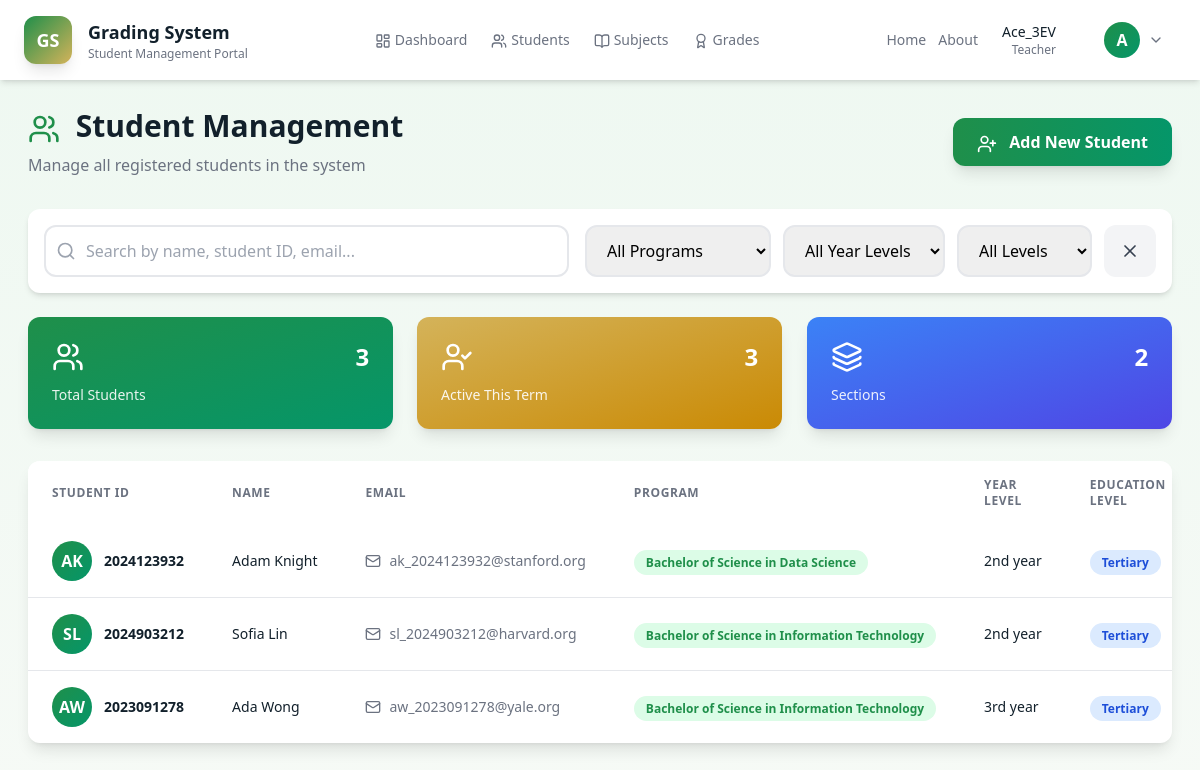
The app's page /students (signed in) with its own data.
### tables this page shows
CREATE TABLE students (
        id INTEGER PRIMARY KEY AUTOINCREMENT,
        student_id TEXT UNIQUE NOT NULL,
        first_name TEXT NOT NULL,
        last_name TEXT NOT NULL,
        email TEXT UNIQUE NOT NULL,
        section TEXT NOT NULL,
        year_level TEXT NOT NULL,
        education_level TEXT NOT NULL DEFAULT 'Secondary',
        created_at TIMESTAMP DEFAULT CURRENT_TIMESTAMP
    , school_year TEXT DEFAULT "", teacher_id INTEGER DEFAULT NULL);

### app.py (the view)
@app.route('/students')
@login_required
def students():
    conn = get_db()
    edu_level = session.get('education_level')
    is_admin = session.get('role') == 'admin'
    teacher_id = session.get('user_id')
    if is_admin or not edu_level:
        students = conn.execute('SELECT * FROM students ORDER BY last_name, first_name').fetchall()
    else:
        students = conn.execute('SELECT * FROM students WHERE education_level = ? AND teacher_id = ? ORDER BY last_name, first_name', (edu_level, teacher_id)).fetchall()
    conn.close()
    students_list = [dict(student) for student in students]
    return render_template('students.html', students=students_list)

### app.py (called while the page is built)
def get_db():
    conn = sqlite3.connect(app.config['DATABASE'])
    conn.row_factory = sqlite3.Row
    return conn

def login_required(f):
    @wraps(f)
    def decorated_function(*args, **kwargs):
        if 'user_id' not in session:
            flash('Please log in to access this page.', 'warning')
            return redirect(url_for('login'))
        return f(*args, **kwargs)
    return decorated_function

### templates/students.html (shortened to what this page needs)
{% extends "base.html" %}  {% block content %}
<div class="p-7">
  <div class="max-w-[1400px] mx-auto">
    <header class="mb-8 animate-slide-down">
      <div
        class="flex flex-col sm:flex-row items-start sm:items-center justify-between gap-4"
      >
        <div>
          <h1 class="text-3xl font-bold text-text-dark mb-2">
            <i
              data-lucide="users"
              class="w-8 h-8 inline mr-2 text-primary-green"
            ></i>
            Student Management
          </h1>
          <p class="text-text-muted">
            Manage all registered students in the system
          </p>
        </div>
        <a
          href="{{ url_for('add_student') }}"
          class="px-6 py-3 bg-gradient-to-r from-primary-green to-emerald-600 text-white font-semibold rounded-xl shadow-lg hover:shadow-2xl transform hover:-translate-y-1 transition-all duration-300"
        >
          <i data-lucide="user-plus" class="w-5 h-5 inline mr-2"></i>
          Add New Student
        </a>
      </div>
    </header>
    <div class="bg-white rounded-xl p-4 shadow-md mb-6 animate-slide-up">
      <div class="flex flex-col md:flex-row gap-4">
        <div class="flex-1">
          <div class="relative">
            <i
              data-lucide="search"
              class="w-5 h-5 absolute left-3 top-1/2 transform -translate-y-1/2 text-gray-400"
            ></i>
            <input
              type="text"
              id="searchInput"
              placeholder="Search by name, student ID, email..."
              class="w-full pl-10 pr-4 py-3 border-2 border-gray-200 rounded-xl focus:border-primary-green focus:ring-2 focus:ring-primary-green/20 outline-none transition-all duration-200"
            />
          </div>
        </div>
        <div class="flex gap-3">
          <select
            id="sectionFilter"
            class="px-4 py-3 border-2 border-gray-200 rounded-xl focus:border-primary-green outline-none"
          >
            <option value="">All Programs</option>
          </select>
          <select
            id="yearLevelFilter"
            class="px-4 py-3 border-2 border-gray-200 rounded-xl focus:border-primary-green outline-none"
          >
            <option value="">All Year Levels</option>
          </select>
          <select
            id="educationLevelFilter"
            class="px-4 py-3 border-2 border-gray-200 rounded-xl focus:border-primary-green outline-none"
          >
            <option value="">All Levels</option>
          </select>
          <button
            onclick="clearFilters()"
            class="px-4 py-3 bg-gray-100 text-gray-700 rounded-xl hover:bg-gray-200 transition-colors font-medium"
          >
            <i data-lucide="x" class="w-5 h-5"></i>
          </button>
        </div>
      </div>
    </div>
    <div class="grid grid-cols-1 sm:grid-cols-3 gap-6 mb-8">
      <div
        class="bg-gradient-to-br from-primary-green to-emerald-600 rounded-xl p-6 shadow-lg text-white animate-scale-in"
        style="animation-delay: 0.1s"
      >
        <div class="flex items-center justify-between mb-3">
          <i data-lucide="users" class="w-8 h-8"></i>
          <span class="text-2xl font-bold">{{ students|length }}</span>
        </div>
        <p class="text-sm opacity-90">Total Students</p>
      </div>
      <div
        class="bg-gradient-to-br from-secondary-gold to-yellow-600 rounded-xl p-6 shadow-lg text-white animate-scale-in"
        style="animation-delay: 0.2s"
      >
        <div class="flex items-center justify-between mb-3">
          <i data-lucide="user-check" class="w-8 h-8"></i>
          <span class="text-2xl font-bold" id="activeCount">0</span>
        </div>
        <p class="text-sm opacity-90">Active This Term</p>
      </div>
      <div
        class="bg-gradient-to-br from-blue-500 to-indigo-600 rounded-xl p-6 shadow-lg text-white animate-scale-in"
        style="animation-delay: 0.3s"
      >
        <div class="flex items-center justify-between mb-3">
          <i data-lucide="layers" class="w-8 h-8"></i>
          <span class="text-2xl font-bold" id="sectionCount">0</span>
        </div>
        <p class="text-sm opacity-90">Sections</p>
      </div>
    </div>
    <div
      class="bg-white rounded-xl shadow-lg overflow-hidden animate-slide-up"
      style="animation-delay: 0.1s"
    >
      <div class="overflow-x-auto">
        {% if students %}
        <table class="w-full" id="studentsTable">
          <thead
            class="bg-gradient-to-r from-gray-50 to-gray-100 sticky-header"
          >
            <tr>
              <th
                class="px-6 py-4 text-left text-xs font-bold text-text-muted uppercase tracking-wider"
              >
                Student ID
              </th>
              <th
                class="px-6 py-4 text-left text-xs font-bold text-text-muted uppercase tracking-wider"
              >
                Name
              </th>
              <th
                class="px-6 py-4 text-left text-xs font-bold text-text-muted uppercase tracking-wider"
              >
                Email
              </th>
              <th
                class="px-6 py-4 text-left text-xs font-bold text-text-muted uppercase tracking-wider"
              >
                Program
              </th>
              <th
                class="px-6 py-4 text-left text-xs font-bold text-text-muted uppercase tracking-wider"
              >
                Year Level
              </th>
              <th
                class="px-6 py-4 text-left text-xs font-bold text-text-muted uppercase tracking-wider"
              >
                Education Level
              </th>
            </tr>
          </thead>
          <tbody class="divide-y divide-gray-200">
            {% for student in students %}
            <tr
              class="hover:bg-gray-50 transition-all duration-200 transform hover:scale-[1.01]"
            >
              <td class="px-6 py-4 whitespace-nowrap">
                <div class="flex items-center">
                  <div
                    class="h-10 w-10 rounded-full bg-gradient-to-br from-primary-green to-emerald-600 flex items-center justify-center text-white font-bold mr-3"
                  >
                    {{ student.first_name[0] }}{{ student.last_name[0] }}
                  </div>
                  <span class="text-sm font-semibold text-text-dark"
                    >{{ student.student_id }}</span
                  >
                </div>
              </td>
              <td class="px-6 py-4 whitespace-nowrap">
                <div class="text-sm font-medium text-text-dark">
                  {{ student.first_name }} {{ student.last_name }}
                </div>
              </td>
              <td class="px-6 py-4 whitespace-nowrap">
                <div class="text-sm text-text-muted flex items-center gap-2">
                  <i data-lucide="mail" class="w-4 h-4"></i>
                  {{ student.email }}
                </div>
              </td>
              <td class="px-6 py-4 whitespace-nowrap">
                <span
                  class="px-3 py-1 text-xs font-semibold text-primary-green bg-green-100 rounded-full"
                >
                  {{ student.section }}
                </span>
              </td>
              <td class="px-6 py-4 whitespace-nowrap text-sm text-text-dark">
                {{ student.year_level }}
              </td>
              <td class="px-6 py-4 whitespace-nowrap">
                <span
                  class="px-3 py-1 text-xs font-semibold text-blue-700 bg-blue-100 rounded-full"
                >
                  {{ student.education_level if student.education_level else
                  'Secondary' }}
                </span>
              </td>
            </tr>
            {% endfor %}
          </tbody>
        </table>
        {% endif %}
      </div>
    </div>
  </div>
</div>
{% endblock %}

### templates/base.html (shortened to what this page needs)
<!DOCTYPE html>
<html lang="en">
  <head>
    <script src="https://cdn.tailwindcss.com"></script>
    <link
      rel="stylesheet"
      href="{{ url_for('static', filename='styles.css') }}"
    />
  </head>
  <body class="font-sans antialiased bg-bg-accent min-h-screen">
    <nav class="bg-white shadow-md sticky top-0 z-50 animate-slide-down">
      <div class="max-w-[1400px] mx-auto px-6 py-4">
        <div class="flex items-center justify-between">
          <div class="flex items-center gap-4">
            <div
              class="h-12 w-12 rounded-xl bg-gradient-to-br from-primary-green to-secondary-gold grid place-items-center text-white shadow-lg transform hover:scale-110 transition-transform duration-300"
            >
              <span class="text-lg font-extrabold">GS</span>
            </div>
            <div>
              <h1 class="text-lg font-bold text-text-dark">Grading System</h1>
              <p class="text-xs text-text-muted">Student Management Portal</p>
            </div>
          </div>
          <div class="hidden md:flex items-center gap-6">
            {% if session.user_id %}
            <a
              href="{{ url_for('dashboard') }}"
              class="nav-link text-sm font-medium text-text-muted hover:text-primary-green transition-colors duration-200"
              ><i data-lucide="layout-dashboard" class="w-4 h-4 inline mr-1"></i
              >Dashboard</a
            >
            <a
              href="{{ url_for('students') }}"
              class="nav-link text-sm font-medium text-text-muted hover:text-primary-green transition-colors duration-200"
              ><i data-lucide="users" class="w-4 h-4 inline mr-1"></i
              >Students</a
            >
            <a
              href="{{ url_for('subjects') }}"
              class="nav-link text-sm font-medium text-text-muted hover:text-primary-green transition-colors duration-200"
              ><i data-lucide="book-open" class="w-4 h-4 inline mr-1"></i
              >Subjects</a
            >
            <a
              href="{{ url_for('grades') }}"
              class="nav-link text-sm font-medium text-text-muted hover:text-primary-green transition-colors duration-200"
              ><i data-lucide="award" class="w-4 h-4 inline mr-1"></i>Grades</a
            >
            {% endif %}
          </div>
          <div class="flex items-center gap-3 relative">
            <div class="hidden sm:flex items-center mr-3 gap-3">
              <a
                href="{{ url_for('index') }}"
                class="text-sm font-medium text-text-muted hover:text-primary-green transition-colors duration-200"
                >Home</a
              >
              <a
                href="{{ url_for('about') }}"
                class="text-sm font-medium text-text-muted hover:text-primary-green transition-colors duration-200"
                >About</a
              >
            </div>
            {% if session.user_id %}
            <div class="hidden sm:flex items-center text-right mr-3">
              <div class="mr-3">
                <p class="text-sm font-medium text-text-dark">
                  {{ session.username }}
                </p>
                <p class="text-xs text-text-muted capitalize">
                  {{ session.role }}
                </p>
              </div>
            </div>
            <div class="relative">
              <button
                id="profileButton"
                class="flex items-center gap-2 px-3 py-1 rounded-lg hover:bg-gray-100 transition"
                aria-expanded="false"
              >
                <div
                  class="h-9 w-9 rounded-full bg-gradient-to-br from-primary-green to-emerald-600 flex items-center justify-center text-white font-bold"
                >
                  {{ session.username[0] if session.username else '' }}
                </div>
                <i
                  data-lucide="chevron-down"
                  class="w-4 h-4 text-text-muted"
                ></i>
              </button>
            </div>
            {% endif %}
          </div>
        </div>
      </div>
    </nav>
    <main class="min-h-screen" role="main">
      {% block content %}{% endblock %}
    </main>
  </body>
</html>

### static/styles.css (style rules this page uses)
:root { --bg-light: #eef8f1; --bg-lighter: #f6faf6; --primary-green: #1f8f4a; --secondary-gold: #d4b35a; }
body { background-image: linear-gradient(to bottom, var(--bg-light), var(--bg-lighter)); min-height: 100vh; }
.sticky-header th { position: sticky; top: 0; z-index: 10; background: white; }
.animate-slide-up { animation: slideUp 0.5s ease-out; }
.animate-slide-down { animation: slideDown 0.4s ease-out; }
.animate-scale-in { animation: scaleIn 0.4s ease-out; }
tbody tr { transition: all 0.2s ease; }
.nav-link { position: relative; }
.nav-link::after { content: ''; position: absolute; bottom: -4px; left: 0; width: 0; height: 2px; background: var(--primary-green); transition: width 0.3s ease; }

### records on screen
students: first_name "A", last_name "K", student_id "2024123932", first_name "Adam", last_name "Knight", email "ak_2024123932@stanford.org", section "Bachelor of Science in Data Science", year_level "2nd year", education_level "Tertiary"
students: first_name "S", last_name "L", student_id "2024903212", first_name "Sofia", last_name "Lin", email "sl_2024903212@harvard.org", section "Bachelor of Science in Information Technology", year_level "2nd year", education_level "Tertiary"
students: first_name "A", last_name "W", student_id "2023091278", first_name "Ada", last_name "Wong", email "aw_2023091278@yale.org", section "Bachelor of Science in Information Technology", year_level "3rd year", education_level "Tertiary"

### other values on screen
{{ session.username }} "Ace_3EV"
{{ session.role }} "Teacher"
{{ session.username[0] if session.username else '' }} "A"
{{ students|length }} "3"
